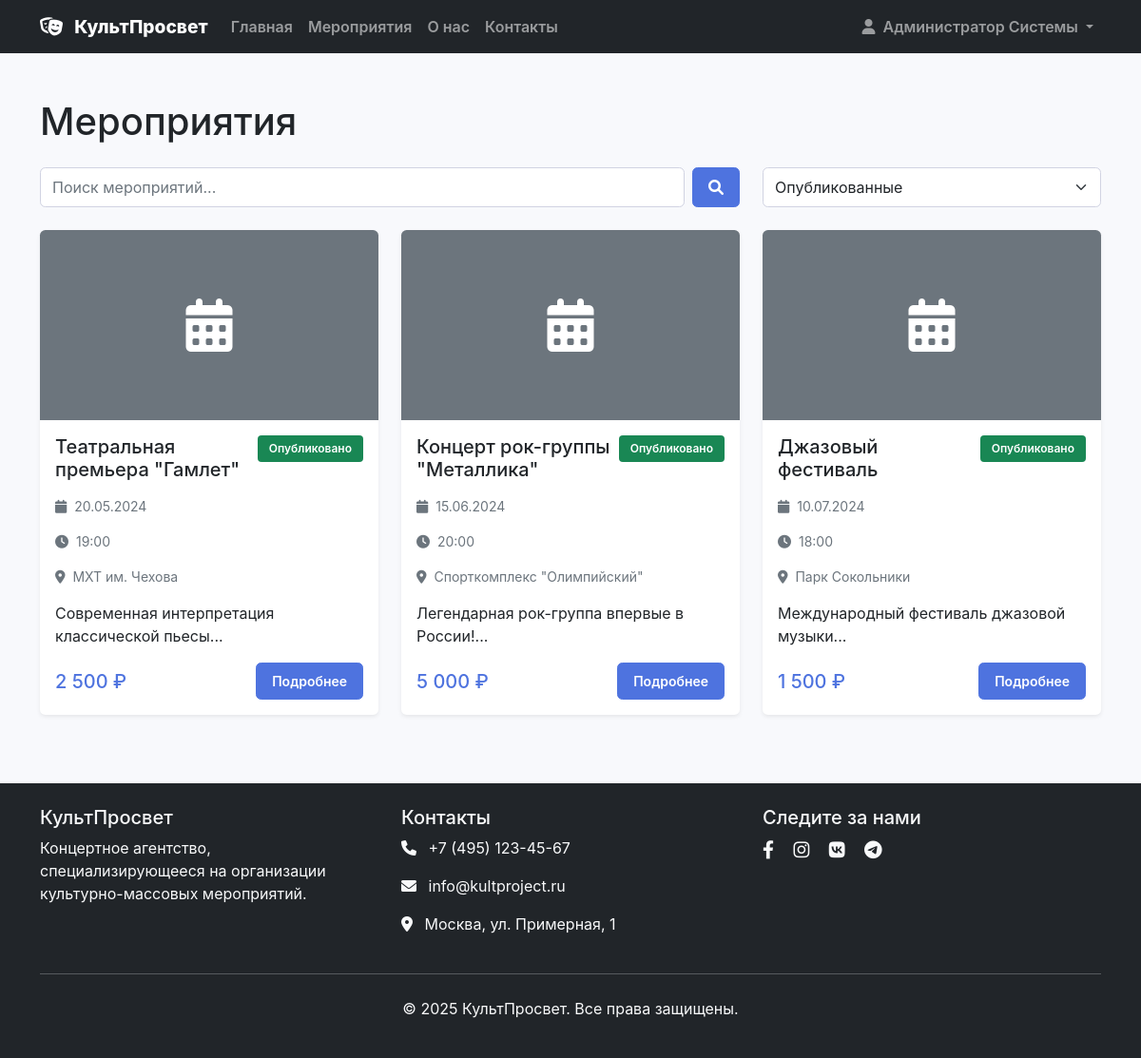
The app's page /events.php (signed in) with its own data.
### tables this page shows
CREATE TABLE events (
    id INT AUTO_INCREMENT PRIMARY KEY,
    title VARCHAR(255) NOT NULL,
    description TEXT,
    event_date DATETIME NOT NULL,
    venue VARCHAR(255) NOT NULL,
    address TEXT,
    organizer_id INT,
    max_capacity INT NOT NULL,
    base_price DECIMAL(10,2) NOT NULL,
    status ENUM('draft', 'published', 'cancelled', 'completed') DEFAULT 'draft',
    image_url VARCHAR(500),
    created_at TIMESTAMP DEFAULT CURRENT_TIMESTAMP,
    updated_at TIMESTAMP DEFAULT CURRENT_TIMESTAMP ON UPDATE CURRENT_TIMESTAMP,
    FOREIGN KEY (organizer_id) REFERENCES users(id) ON DELETE SET NULL
);

### includes/database.php (called while the page is built, shortened)
<?php
class Database {
    private static $instance = null;
    private $pdo;
    private function __construct() {
        try {
            $this->pdo = new PDO(
                "mysql:host=" . DB_HOST . ";dbname=" . DB_NAME . ";charset=" . DB_CHARSET,
                DB_USER,
                DB_PASS,
                [
                    PDO::ATTR_ERRMODE => PDO::ERRMODE_EXCEPTION,
                    PDO::ATTR_DEFAULT_FETCH_MODE => PDO::FETCH_ASSOC,
                    PDO::ATTR_EMULATE_PREPARES => false
                ]
            );
        } catch (PDOException $e) {
            die("Ошибка подключения к базе данных: " . $e->getMessage());
        }
    }
    public static function getInstance() {
        if (self::$instance === null) {
            self::$instance = new self();
        }
        return self::$instance;
    }
    public function query($sql, $params = []) {
        $stmt = $this->pdo->prepare($sql);
        $stmt->execute($params);
        return $stmt;
    }
    public function fetchAll($sql, $params = []) {
        $stmt = $this->query($sql, $params);
        return $stmt->fetchAll();
    }
}
?>

### includes/functions.php (called while the page is built, shortened)
<?php
require_once 'includes/database.php';
class EventManager {
    private $db;
    public function __construct() {
        $this->db = Database::getInstance();
    }
    public function getEvents($status = null, $limit = null, $offset = 0) {
        $sql = "SELECT * FROM events";
        $params = [];
        if ($status) {
            $sql .= " WHERE status = ?";
            $params[] = $status;
        }
        $sql .= " ORDER BY event_date ASC";
        if ($limit) {
            $sql .= " LIMIT ? OFFSET ?";
            $params[] = $limit;
            $params[] = $offset;
        }
        return $this->db->fetchAll($sql, $params);
    }
}
function formatPrice($price) {
    return number_format($price, 0, ',', ' ') . ' ₽';
}
function formatDate($date, $format = 'd.m.Y H:i') {
    return date($format, strtotime($date));
}
?>

### events.php (the view, shortened to what this page needs)
<?php
require_once 'includes/functions.php';
$eventManager = new EventManager();
$status = $_GET['status'] ?? 'published';
$search = $_GET['search'] ?? '';
$page = max(1, intval($_GET['page'] ?? 1));
$limit = 12;
$offset = ($page - 1) * $limit;
$events = $eventManager->getEvents($status, $limit, $offset);
?>
<div class="container my-5">
    <div class="row">
        <div class="col-12">
            <h1 class="mb-4">Мероприятия</h1>
        </div>
    </div>
    <div class="row mb-4">
        <div class="col-md-8">
            <form method="GET" class="d-flex">
                <input type="text" name="search" class="form-control me-2" placeholder="Поиск мероприятий..." value="<?php echo htmlspecialchars($search); ?>">
                <button type="submit" class="btn btn-primary">
                    <i class="fas fa-search"></i>
                </button>
            </form>
        </div>
        <div class="col-md-4">
            <form method="GET" class="d-flex">
                <select name="status" class="form-select" onchange="this.form.submit()">
                    <option value="published" <?php echo $status === 'published' ? 'selected' : ''; ?>>Опубликованные</option>
                </select>
            </form>
        </div>
    </div>
    <div class="row">
        <?php if (empty($events)): ?>
            <div class="col-12">
                <div class="alert alert-info text-center">
                    <i class="fas fa-info-circle me-2"></i>
                    Мероприятия не найдены.
                </div>
            </div>
        <?php else: ?>
            <?php foreach ($events as $event): ?>
                <div class="col-lg-4 col-md-6 mb-4">
                    <div class="card h-100 shadow-sm">
                        <?php if ($event['image_url']): ?>
                            <img src="<?php echo $event['image_url']; ?>" class="card-img-top" alt="<?php echo htmlspecialchars($event['title']); ?>" style="height: 200px; object-fit: cover;">
                        <?php else: ?>
                            <div class="card-img-top bg-secondary d-flex align-items-center justify-content-center" style="height: 200px;">
                                <i class="fas fa-calendar-alt text-white display-4"></i>
                            </div>
                        <?php endif; ?>
                        <div class="card-body d-flex flex-column">
                            <div class="d-flex justify-content-between align-items-start mb-2">
                                <h5 class="card-title"><?php echo htmlspecialchars($event['title']); ?></h5>
                                <span class="badge bg-<?php echo $event['status'] === 'published' ? 'success' : ($event['status'] === 'draft' ? 'warning' : 'secondary'); ?>">
                                    <?php
                                    $statusLabels = [
                                        'published' => 'Опубликовано',
                                        'draft' => 'Черновик',
                                        'cancelled' => 'Отменено',
                                        'completed' => 'Завершено'
                                    ];
                                    echo $statusLabels[$event['status']] ?? $event['status'];
                                    ?>
                                </span>
                            </div>
                            <p class="card-text text-muted small">
                                <i class="fas fa-calendar me-1"></i>
                                <?php echo formatDate($event['event_date'], 'd.m.Y'); ?>
                            </p>
                            <p class="card-text text-muted small">
                                <i class="fas fa-clock me-1"></i>
                                <?php echo formatDate($event['event_date'], 'H:i'); ?>
                            </p>
                            <p class="card-text text-muted small">
                                <i class="fas fa-map-marker-alt me-1"></i>
                                <?php echo htmlspecialchars($event['venue']); ?>
                            </p>
                            <p class="card-text"><?php echo htmlspecialchars(substr($event['description'], 0, 120)) . '...'; ?></p>
                            <div class="mt-auto">
                                <div class="d-flex justify-content-between align-items-center">
                                    <span class="h5 text-primary mb-0"><?php echo formatPrice($event['base_price']); ?></span>
                                    <a href="/event-details.php?id=<?php echo $event['id']; ?>" class="btn btn-primary btn-sm">
                                        Подробнее
                                    </a>
                                </div>
                            </div>
                        </div>
                    </div>
                </div>
            <?php endforeach; ?>
        <?php endif; ?>
    </div>
</div>
<?php
include 'header.php';
?>

### assets/css/style.css (style rules this page uses)
:root { --primary-color: #4e73df; --secondary-color: #858796; --success-color: #1cc88a; --info-color: #36b9cc; --warning-color: #f6c23e; --danger-color: #e74a3b; --light-color: #f8f9fc; --dark-color: #5a5c69; }
body { font-family: 'Nunito', -apple-system, BlinkMacSystemFont, 'Segoe UI', 'Roboto', 'Helvetica Neue', Arial, sans-serif; background-color: #f8f9fc; }
.card { border: none; border-radius: 0.35rem; box-shadow: 0 0.15rem 1.75rem 0 rgba(58, 59, 69, 0.15); transition: all 0.3s ease-in-out; }
.card-img-top { border-radius: 0.35rem 0.35rem 0 0; }
.btn { border-radius: 0.35rem; font-weight: 600; padding: 0.5rem 1rem; transition: all 0.3s ease-in-out; }
.btn-primary { background-color: var(--primary-color); border-color: var(--primary-color); }
.form-control, .form-select { border-radius: 0.35rem; border: 1px solid #d1d3e2; padding: 0.5rem 0.75rem; transition: all 0.3s ease-in-out; }
.badge { font-weight: 600; padding: 0.5rem 0.75rem; border-radius: 0.25rem; }
.text-primary { color: var(--primary-color) !important; }

### records on screen
events: title "Театральная премьера \"Гамлет\"", status "Опубликовано", event_date "20.05.2024", event_date "19:00", venue "МХТ им. Чехова", description "Современная интерпретация классической пьесы", base_price "2 500 ₽"
events: title "Концерт рок-группы \"Металлика\"", status "Опубликовано", event_date "15.06.2024", event_date "20:00", venue "Спорткомплекс \"Олимпийский\"", description "Легендарная рок-группа впервые в России!", base_price "5 000 ₽"
events: title "Джазовый фестиваль", status "Опубликовано", event_date "10.07.2024", event_date "18:00", venue "Парк Сокольники", description "Международный фестиваль джазовой музыки", base_price "1 500 ₽"

### other values on screen
SITE_NAME "КультПросвет"
$_SESSION['user_name'] "Администратор Системы"
